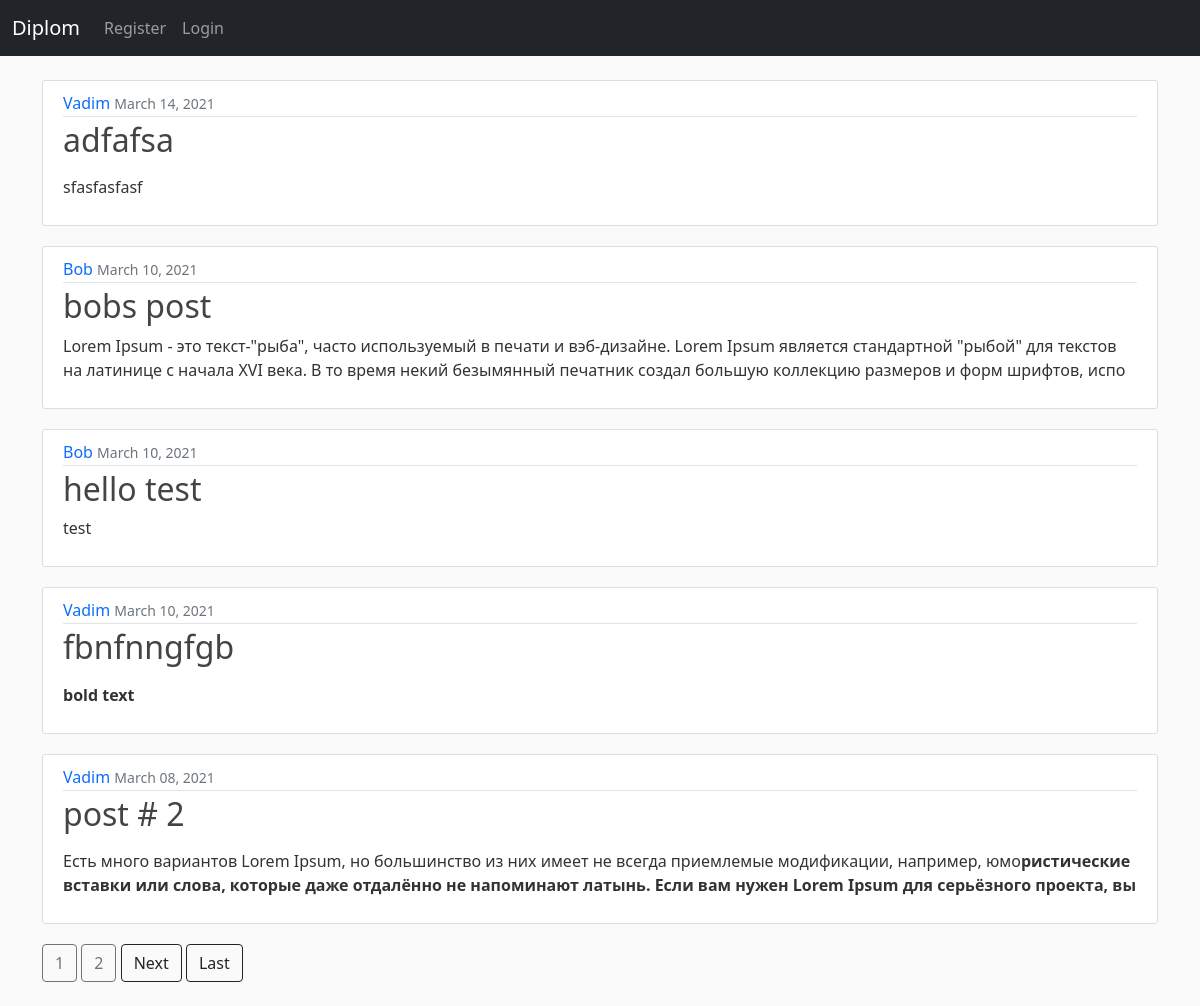
The page / on the database its author committed.
### blog/models.py (models this page shows, shortened)
class Post(models.Model):
    title = models.CharField(max_length=255)
    title_tag = models.CharField(max_length=255, default='title')
    author = models.ForeignKey(User, on_delete=models.CASCADE)
    body = RichTextField(blank=True, null=True)
    post_date = models.DateField(auto_now_add=True)
    likes = models.ManyToManyField(User, related_name='blog_posts')
    header_image = models.ImageField(null=True, blank=True, upload_to="images/")

### blog/views.py (the view)
# urls.py: path('', HomeView.as_view(), name='home'),
class HomeView(ListView):
    model = Post
    template_name = 'home.html'
    ordering = ['-post_date']
    paginate_by = 5

### blog/templates/home.html (shortened to what this page needs)
{% extends 'base.html' %}
{% block content %}
  {% for post in object_list %}
    <article class="media content-section">
        <div class="media-body">
            <div class="article-metadata">
                <a class="mr-2" href="{% url 'show' post.author.profile.id %}">{{ post.author.first_name }}</a>
                <small class="text-muted">{{ post.post_date|date:"F d, Y" }}</small>
            </div>
            <h2><a class="article-title" href="{% url 'article-detail' post.pk %}">{{ post.title }}</a></h2>
            <p class="article-content">{{ post.body|slice:250|safe }}</p>
        </div>
    </article>
  {% endfor %}
  {% if is_paginated %}
    {% for num in page_obj.paginator.page_range %}
      {% if page_obj.number == num %}
        <a class="btn btn-outline-secondary mb-4" href="?page={{ num }}">{{ num }}</a>
      {% elif num > page_obj.number|add:'-2' and num < page_obj.number|add:'2' %}
        <a class="btn btn-outline-secondary mb-4" href="?page={{ num }}">{{ num }}</a>
      {% endif%}
    {% endfor %}
    {% if page_obj.has_next %}
      <a class="btn btn-outline-dark mb-4" href="?page={{ page_obj.next_page_number}}">Next</a>
      <a class="btn btn-outline-dark mb-4" href="?page={{ page_obj.paaginator.num_pages }}">Last</a>
    {% endif %}
  {% endif %}
{% endblock %}

### static/blog/css/main.css (style rules this page uses)
body { background: #fafafa; color: #333333; margin-top: 0rem; }
h1, h2, h3, h4, h5, h6 { color: #444444; }
a { text-decoration: none; }
.content-section { background: #ffffff; padding: 10px 20px; border: 1px solid #dddddd; border-radius: 3px; margin-bottom: 20px; }
.article-title { color: #444444; }
.article-content { white-space: pre-line; }
.article-metadata { padding-bottom: 1px; margin-bottom: 4px; border-bottom: 1px solid #e3e3e3 }

### rows shown on the page
Post: author.first_name "Vadim", post_date "March 14, 2021", title "adfafsa", body "sfasfasfasf"
Post: author.first_name "Bob", post_date "March 10, 2021", title "bobs post", body "Lorem Ipsum - это текст-\"рыба\", часто используемый в печати и вэб-дизайне. Lorem Ipsum является стандартной \"рыбой\" для текстов на латинице с начала XVI века. В то время некий безымянный печатник создал большую коллекцию размеров и форм шрифтов, испо"
Post: author.first_name "Bob", post_date "March 10, 2021", title "hello test", body "test"
Post: author.first_name "Vadim", post_date "March 10, 2021", title "fbnfnngfgb", body "bold text"
Post: author.first_name "Vadim", post_date "March 08, 2021", title "post # 2", body "Есть много вариантов Lorem Ipsum, но большинство из них имеет не всегда приемлемые модификации, например, юмо ристические вставки или слова, которые даже отдалённо не напоминают латынь. Если вам нужен Lorem Ipsum для серьёзного проекта, вы"

### other values the page prints
{{ num }} "1"
{{ num }} "2"
